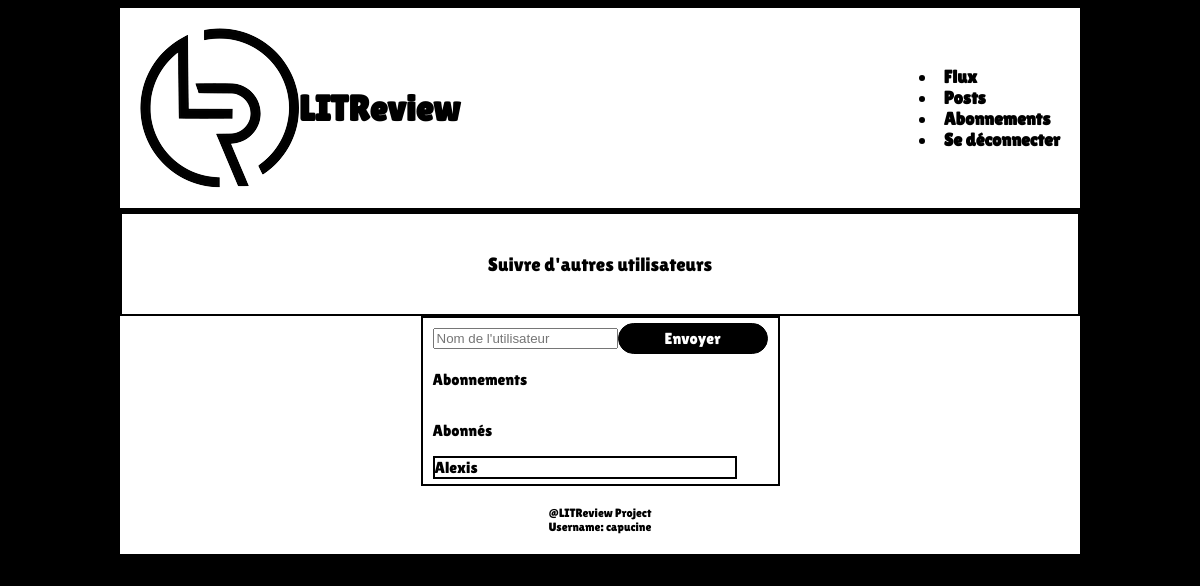
The app's page /subscription/ (signed in), older data.
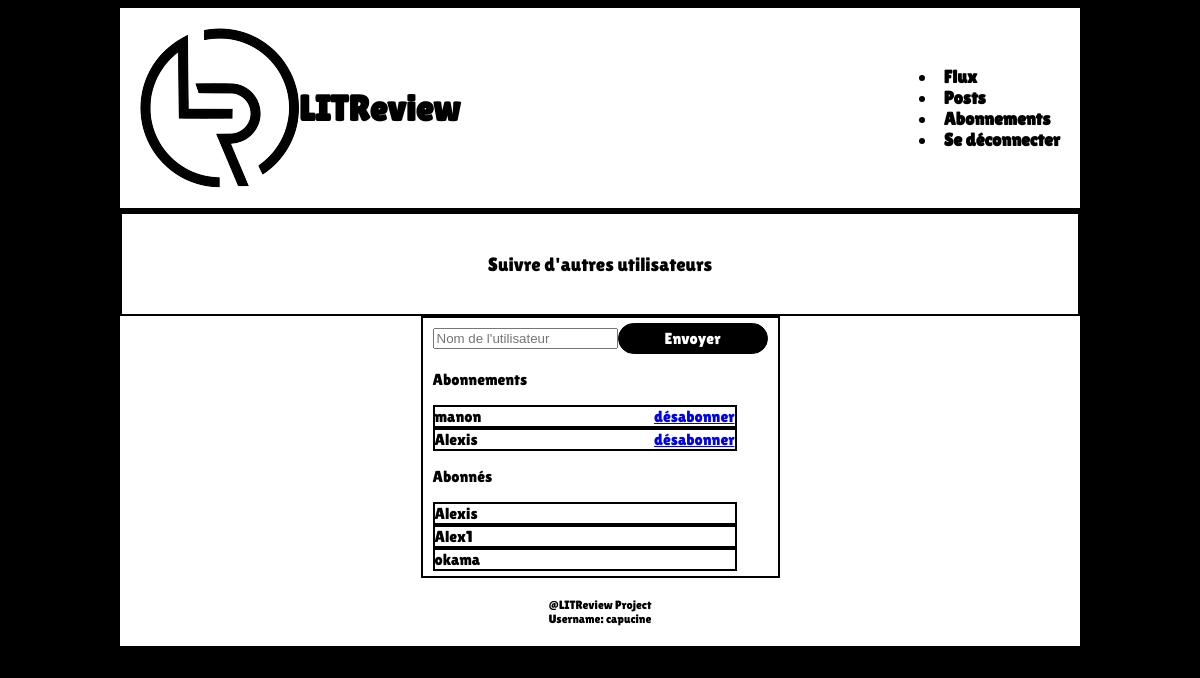
The same page, newer data.
### reviews/models.py (models this page shows)
class UserFollows(models.Model):
    user = models.ForeignKey(
        to=settings.AUTH_USER_MODEL,
        on_delete=models.CASCADE,
        related_name='following',
        )
    followed_user = models.ForeignKey(
        to=settings.AUTH_USER_MODEL,
        on_delete=models.CASCADE,
        related_name='followed_by'
        )
    class Meta:
        unique_together = ('user', 'followed_user', )

### reviews/views.py (the view, shortened to what this page needs)
# urls.py: path('subscription/', reviews.views.subscription, name='subscription'),
def subscription(request):
    users_followed = UserFollows.objects.filter(user=request.user)
    users_followers = UserFollows.objects.filter(followed_user=request.user)
    return render(
        request,
        "reviews/subscription.html",
        context={
            "users_followed": users_followed,
            "users_followers": users_followers,
        },
    )

### reviews/templates/reviews/subscription.html (shortened to what this page needs)
{% extends 'base.html' %}
{% load static %}
{% block content %}
<div class="center-title">
    <p>Suivre d'autres utilisateurs</p>
</div>
<div class="center-div">
    <div class="subscrib-container">
        <form method="post">
            <div class="subs-align-btn">
                <input type="text" name="name" placeholder="Nom de l'utilisateur">
                <button role="button" class="action-button" type="submit">Envoyer</button>
            </div>
        </form>
        <div>
            <p>Abonnements</p>
        </div>
        {% for followed in users_followed %}
            <div class="subs-list-line">
                <div class="field-group">
                    {{ followed.followed_user }}
                </div>
                <div class="field-group">
                    <a href="{% url 'unfollow' followed.id %}" aria-label="Se désabonner d'un utilisateur" >désabonner</a>
                </div>
            </div>
        {% endfor %}
        <div>
            <p>Abonnés</p>
        </div>
        {% for follower in users_followers %}
        <div class="subs-list-line">
            <div class="field-group">
                {{ follower.user }}
            </div>
        </div>
        {% endfor %}
        </div>
    </div>
</div>
{% endblock content %}

Row changes from the older to the newer data that the page shows:
added UserFollows: followed_user "manon", shown under "LITReview"
added UserFollows: followed_user "Alexis", shown under "LITReview"
added UserFollows: user "Alex1"
added UserFollows: user "okama"
